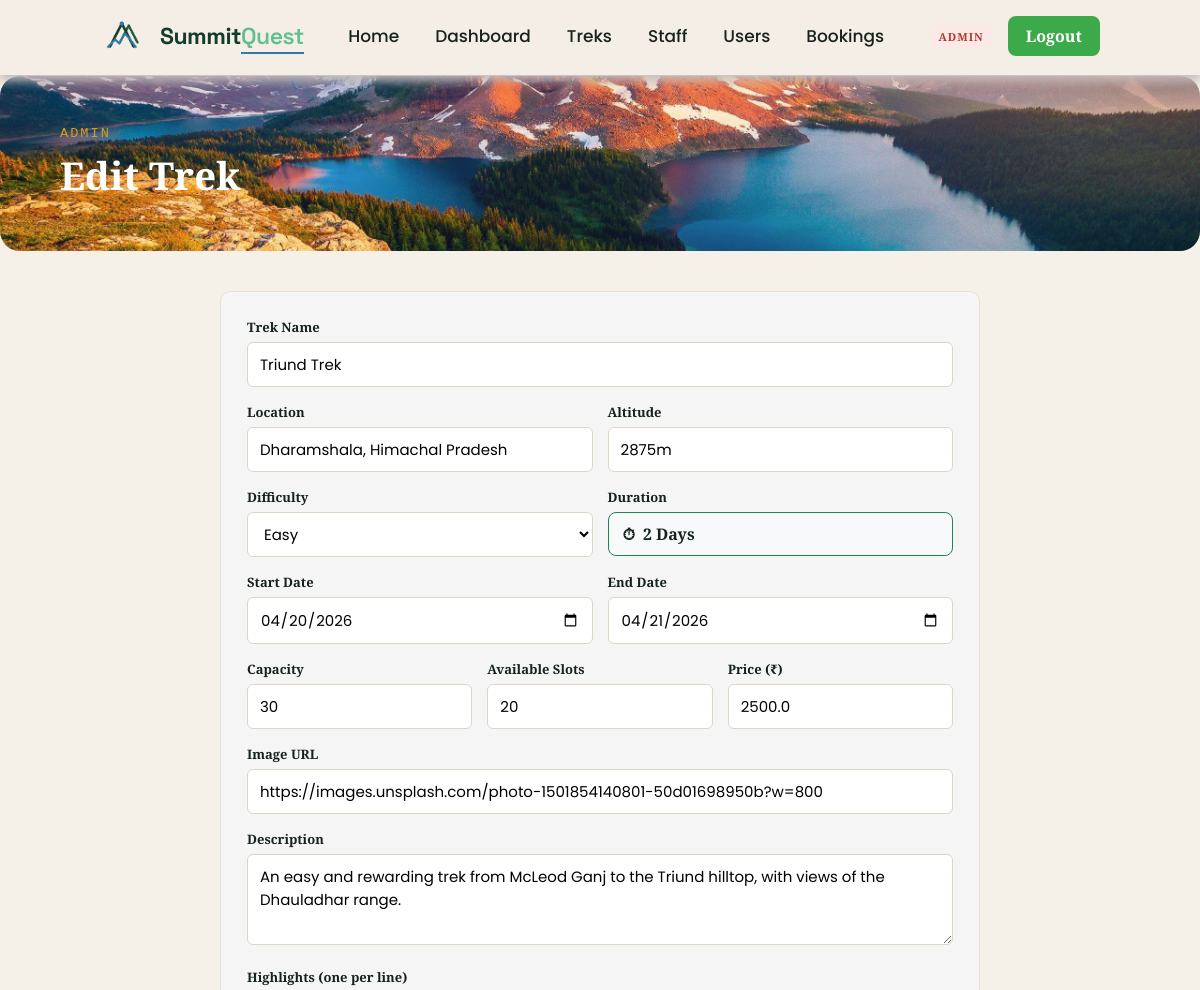
The page /admin/treks/5/edit (signed in, upper part) on the database as committed earlier.
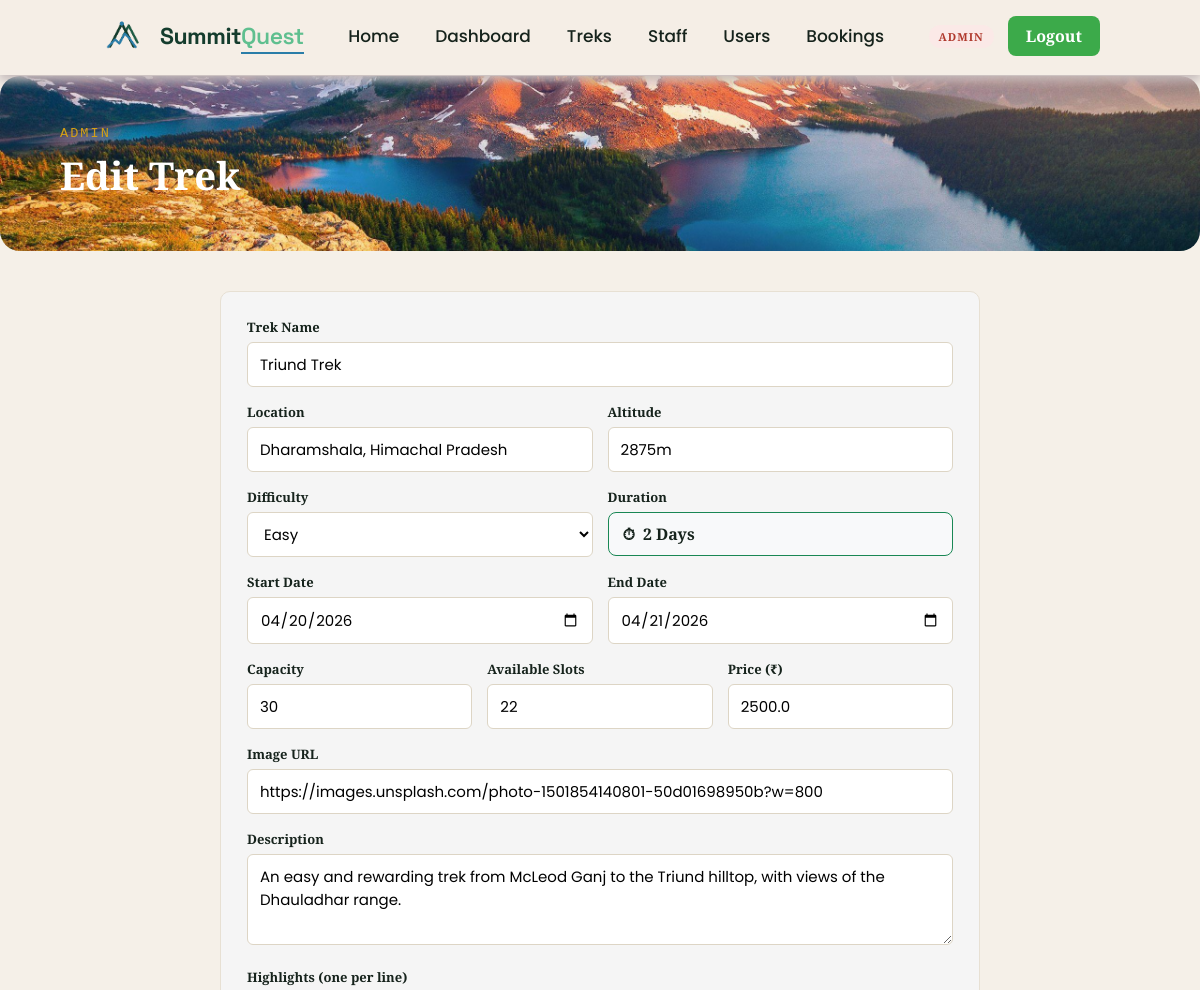
The same page on the database as committed later.
### app/models.py (models this page shows, shortened)
class Treks(db.Model):
    __tablename__ = "trek"
    id = db.Column(db.Integer, primary_key = True)
    name = db.Column(db.String(256), nullable= False, index = True)
    location = db.Column(db.String(50), nullable= False, index = True)
    difficulty= db.Column(db.String(50), nullable = False, index = True)
    status = db.Column(db.String(50), nullable = False, default = "Pending")
    duration =  db.Column(db.Integer, nullable= False)
    starting_date = db.Column(db.Date, nullable= False)
    ending_date = db.Column(db.Date, nullable= False)
    is_blocked = db.Column(db.String(50),nullable = False,default = False)
    created_at = db.Column(db.DateTime, default=datetime.utcnow, nullable=False)
    capacity = db.Column(db.Integer, default = 10)
    available = db.Column(db.Integer, default = 10)
    description = db.Column(db.Text)
    updated_at = db.Column(db.DateTime, default=datetime.utcnow, onupdate=datetime.utcnow, nullable=False)
    price = db.Column(db.Float, default=0)
    altitude = db.Column(db.String(50), nullable=True)
    image_url = db.Column(db.String(500), nullable=True)
    highlights = db.Column(db.Text, nullable=True)
    requirements = db.Column(db.Text, nullable=True)
    assigned_staff_id = db.Column(db.Integer,db.ForeignKey("user.id"),nullable = True)
    bookings = db.relationship(
    "Bookings",
    backref="trek",
    cascade="all, delete-orphan")

### app/routes.py (the view)
@visit.route("/admin/treks/<int:trek_id>/edit", methods=["GET", "POST"])
@login_required
@admin_required
def admin_edit_trek(trek_id):
    trek = Treks.query.get_or_404(trek_id)
    if request.method == "POST":
        _trek_from_form(trek)
        db.session.commit()
        flash("Trek updated!", "success")
        return redirect(url_for("visit.admin_treks"))
    return render_template("admin/trek_form.html", trek=trek, title="Edit Trek",difficulties=DIFFICULTIES)

### app/utils.py (called while the page is built)
def current_user():
    if 'user_id' not in session:
        return AnonUser()
    return SessionUser(session)

def login_required(f):
    @wraps(f)
    def wrapper(*args, **kwargs):
        if 'user_id' not in session:
            flash('Please log in to continue.', 'info')
            return redirect(url_for('visit.login'))
        return f(*args, **kwargs)
    return wrapper

def admin_required(f):
    @wraps(f)
    def wrapper(*args, **kwargs):
        if session.get('role') != 'admin':
            abort(403)
        return f(*args, **kwargs)
    return wrapper

def format_duration(days):
    if not days or days < 1:
        return '—'
    weeks, remainder = divmod(int(days), 7)
    parts = []
    if weeks:
        parts.append(f"{weeks} Week{'s' if weeks > 1 else ''}")
    if remainder:
        parts.append(f"{remainder} Day{'s' if remainder > 1 else ''}")
    return ' '.join(parts) if parts else f"{days} Day{'s' if days != 1 else ''}"

### templates/admin/trek_form.html (shortened to what the changed rows need)
{% extends "base.html" %}
{% import "macros.html" as m %}
{% block extra_css %}
<link rel="stylesheet" href="{{ url_for('static', filename='css/for_dashboard.css') }}">
{% endblock %}
{% block content %}
{{ m.page_header(title, "Admin") }}
<div class="page-body">
    <div class="sq-card" style="max-width: 760px; margin: 0 auto;">
        <form method="post">
            <div class="field">
                <label>Trek Name</label>
                <input type="text" name="name" value="{{ trek.name if trek else '' }}" placeholder="e.g. Kedarnath Trek"
                    required>
            </div>
            <div class="field-row">
                <div class="field">
                    <label>Location</label>
                    <input type="text" name="location" value="{{ trek.location if trek else '' }}"
                        placeholder="e.g. Uttarakhand, India" required>
                </div>
                <div class="field">
                    <label>Altitude</label>
                    <input type="text" name="altitude" placeholder="e.g. 4270m"
                        value="{{ trek.altitude if trek else '' }}">
                </div>
            </div>
            <div class="field-row">
                <div class="field">
                    <label>Difficulty</label>
                    <select name="difficulty" required>
                        {% for d in difficulties %}
                        <option value="{{ d }}" {% if trek and trek.difficulty==d %}selected{% endif %}>{{ d }}</option>
                        {% endfor %}
                    </select>
                </div>
            </div>
            <div class="field-row">
                <div class="field">
                    <label>Start Date</label>
                    <input type="date" name="starting_date" value="{{ trek.starting_date if trek else '' }}" required>
                </div>
                <div class="field">
                    <label>End Date</label>
                    <input type="date" name="ending_date" value="{{ trek.ending_date if trek else '' }}" required>
                </div>
            </div>
            <div class="field-row">
                <div class="field">
                    <label>Capacity</label>
                    <input type="number" name="capacity" min="1" value="{{ trek.capacity if trek else 10 }}" required>
                </div>
                <div class="field">
                    <label>Available Slots</label>
                    <input type="number" name="available" min="0" value="{{ trek.available if trek else 10 }}" required>
                </div>
                <div class="field">
                    <label>Price (₹)</label>
                    <input type="number" step="0.01" name="price" value="{{ trek.price if trek else 0 }}">
                </div>
            </div>
            <div class="field">
                <label>Image URL</label>
                <input type="text" name="image_url" placeholder="https://..."
                    value="{{ trek.image_url if trek else '' }}">
            </div>
            <div class="field">
                <label>Description</label>
                <textarea name="description" rows="3"
                    placeholder="Describe the trek...">{{ trek.description if trek else '' }}</textarea>
            </div>
        </form>
    </div>
</div>
{% endblock %}

Rows that differ between the two databases and show on the page:
changed Treks "Triund Trek": available "20" → "22"
